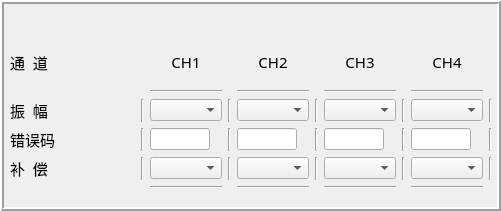
       <widget class="QFrame" name="frame_20">
        <property name="geometry">
         <rect>
          <x>500</x>
          <y>30</y>
          <width>501</width>
          <height>211</height>
         </rect>
        </property>
        <property name="frameShape">
         <enum>QFrame::Box</enum>
        </property>
        <property name="frameShadow">
         <enum>QFrame::Raised</enum>
        </property>
        <property name="lineWidth">
         <number>2</number>
        </property>
        <widget class="QWidget" name="gridLayoutWidget_6">
         <property name="geometry">
          <rect>
           <x>10</x>
           <y>40</y>
           <width>482</width>
           <height>149</height>
          </rect>
         </property>
         <layout class="QGridLayout" name="gridLayout_6">
          <item row="2" column="3">
           <widget class="Line" name="line_25">
            <property name="orientation">
             <enum>Qt::Vertical</enum>
            </property>
           </widget>
          </item>
          <item row="2" column="0">
           <widget class="QLabel" name="label_45">
            <property name="font">
             <font>
              <family>黑体</family>
              <pointsize>11</pointsize>
             </font>
            </property>
            <property name="text">
             <string>振  幅</string>
            </property>
           </widget>
          </item>
          <item row="4" column="9">
           <widget class="Line" name="line_26">
            <property name="orientation">
             <enum>Qt::Vertical</enum>
            </property>
           </widget>
          </item>
          <item row="3" column="2">
           <widget class="QLineEdit" name="comboBox_WMB_ERROR_CH1_2">
            <property name="maximumSize">
             <size>
              <width>60</width>
              <height>16777215</height>
             </size>
            </property>
            <property name="alignment">
             <set>Qt::AlignCenter</set>
            </property>
           </widget>
          </item>
          <item row="0" column="6">
           <widget class="QLabel" name="label_46">
            <property name="font">
             <font>
              <family>黑体</family>
              <pointsize>11</pointsize>
             </font>
            </property>
            <property name="text">
             <string>CH3</string>
            </property>
            <property name="alignment">
             <set>Qt::AlignCenter</set>
            </property>
           </widget>
          </item>
          <item row="3" column="5">
           <widget class="Line" name="line_27">
            <property name="orientation">
             <enum>Qt::Vertical</enum>
            </property>
           </widget>
          </item>
          <item row="1" column="8">
           <widget class="Line" name="line_28">
            <property name="orientation">
             <enum>Qt::Horizontal</enum>
            </property>
           </widget>
          </item>
          <item row="2" column="9">
           <widget class="Line" name="line_29">
            <property name="orientation">
             <enum>Qt::Vertical</enum>
            </property>
           </widget>
          </item>
          <item row="4" column="3">
           <widget class="Line" name="line_30">
            <property name="orientation">
             <enum>Qt::Vertical</enum>
            </property>
           </widget>
          </item>
          <item row="4" column="0">
           <widget class="QLabel" name="label_47">
            <property name="font">
             <font>
              <family>黑体</family>
              <pointsize>11</pointsize>
             </font>
            </property>
            <property name="text">
             <string>补  偿</string>
            </property>
           </widget>
          </item>
          <item row="4" column="1">
           <widget class="Line" name="line_31">
            <property name="orientation">
             <enum>Qt::Vertical</enum>
            </property>
           </widget>
          </item>
          <item row="3" column="0">
           <widget class="QLabel" name="label_51">
            <property name="font">
             <font>
              <family>黑体</family>
              <pointsize>11</pointsize>
             </font>
            </property>
            <property name="text">
             <string>错误码</string>
            </property>
           </widget>
          </item>
          <item row="3" column="3">
           <widget class="Line" name="line_32">
            <property name="orientation">
             <enum>Qt::Vertical</enum>
            </property>
           </widget>
          </item>
          <item row="0" column="4">
           <widget class="QLabel" name="label_52">
            <property name="font">
             <font>
              <family>黑体</family>
              <pointsize>11</pointsize>
             </font>
            </property>
            <property name="text">
             <string>CH2</string>
            </property>
            <property name="alignment">
             <set>Qt::AlignCenter</set>
            </property>
           </widget>
          </item>
          <item row="2" column="1">
           <widget class="Line" name="line_33">
            <property name="orientation">
             <enum>Qt::Vertical</enum>
            </property>
           </widget>
          </item>
          <item row="3" column="7">
           <widget class="Line" name="line_34">
            <property name="orientation">
             <enum>Qt::Vertical</enum>
            </property>
           </widget>
          </item>
          <item row="2" column="7">
           <widget class="Line" name="line_35">
            <property name="orientation">
             <enum>Qt::Vertical</enum>
            </property>
           </widget>
          </item>
          <item row="2" column="5">
           <widget class="Line" name="line_36">
            <property name="orientation">
             <enum>Qt::Vertical</enum>
            </property>
           </widget>
          </item>
          <item row="0" column="0">
           <widget class="QLabel" name="label_53">
            <property name="font">
             <font>
              <family>黑体</family>
              <pointsize>11</pointsize>
             </font>
            </property>
            <property name="text">
             <string>通  道</string>
            </property>
           </widget>
          </item>
          <item row="4" column="7">
           <widget class="Line" name="line_37">
            <property name="orientation">
             <enum>Qt::Vertical</enum>
            </property>
           </widget>
          </item>
          <item row="1" column="6">
           <widget class="Line" name="line_38">
            <property name="orientation">
             <enum>Qt::Horizontal</enum>
            </property>
           </widget>
          </item>
          <item row="3" column="6">
           <widget class="QLineEdit" name="comboBox_WMB_ERROR_CH3_2">
            <property name="maximumSize">
             <size>
              <width>60</width>
              <height>16777215</height>
             </size>
            </property>
            <property name="alignment">
             <set>Qt::AlignBottom|Qt::AlignHCenter</set>
            </property>
           </widget>
          </item>
          <item row="0" column="2">
           <widget class="QLabel" name="label_54">
            <property name="font">
             <font>
              <family>黑体</family>
              <pointsize>11</pointsize>
             </font>
            </property>
            <property name="layoutDirection">
             <enum>Qt::RightToLeft</enum>
            </property>
            <property name="text">
             <string>CH1</string>
            </property>
            <property name="alignment">
             <set>Qt::AlignCenter</set>
            </property>
           </widget>
          </item>
          <item row="4" column="5">
           <widget class="Line" name="line_39">
            <property name="orientation">
             <enum>Qt::Vertical</enum>
            </property>
           </widget>
          </item>
          <item row="0" column="8">
           <widget class="QLabel" name="label_55">
            <property name="font">
             <font>
              <family>黑体</family>
              <pointsize>11</pointsize>
             </font>
            </property>
            <property name="text">
             <string>CH4</string>
            </property>
            <property name="alignment">
             <set>Qt::AlignCenter</set>
            </property>
           </widget>
          </item>
          <item row="3" column="4">
           <widget class="QLineEdit" name="comboBox_WMB_ERROR_CH2_2">
            <property name="maximumSize">
             <size>
              <width>60</width>
              <height>16777215</height>
             </size>
            </property>
            <property name="alignment">
             <set>Qt::AlignCenter</set>
            </property>
           </widget>
          </item>
          <item row="3" column="8">
           <widget class="QLineEdit" name="comboBox_WMB_ERROR_CH4_2">
            <property name="maximumSize">
             <size>
              <width>60</width>
              <height>16777215</height>
             </size>
            </property>
            <property name="alignment">
             <set>Qt::AlignCenter</set>
            </property>
           </widget>
          </item>
          <item row="3" column="9">
           <widget class="Line" name="line_40">
            <property name="orientation">
             <enum>Qt::Vertical</enum>
            </property>
           </widget>
          </item>
          <item row="3" column="1">
           <widget class="Line" name="line_41">
            <property name="orientation">
             <enum>Qt::Vertical</enum>
            </property>
           </widget>
          </item>
          <item row="1" column="2">
           <widget class="Line" name="line_42">
            <property name="orientation">
             <enum>Qt::Horizontal</enum>
            </property>
           </widget>
          </item>
          <item row="5" column="2">
           <widget class="Line" name="line_43">
            <property name="orientation">
             <enum>Qt::Horizontal</enum>
            </property>
           </widget>
          </item>
          <item row="5" column="4">
           <widget class="Line" name="line_44">
            <property name="orientation">
             <enum>Qt::Horizontal</enum>
            </property>
           </widget>
          </item>
          <item row="5" column="6">
           <widget class="Line" name="line_45">
            <property name="orientation">
             <enum>Qt::Horizontal</enum>
            </property>
           </widget>
          </item>
          <item row="5" column="8">
           <widget class="Line" name="line_46">
            <property name="orientation">
             <enum>Qt::Horizontal</enum>
            </property>
           </widget>
          </item>
          <item row="1" column="4">
           <widget class="Line" name="line_47">
            <property name="orientation">
             <enum>Qt::Horizontal</enum>
            </property>
           </widget>
          </item>
          <item row="2" column="2">
           <widget class="QComboBox" name="comboBox_WMB_ZF_CH1"/>
          </item>
          <item row="2" column="4">
           <widget class="QComboBox" name="comboBox_WMB_ZF_CH2_2"/>
          </item>
          <item row="2" column="6">
           <widget class="QComboBox" name="comboBox_WMB_ZF_CH3_2"/>
          </item>
          <item row="2" column="8">
           <widget class="QComboBox" name="comboBox_WMB_ZF_CH4_2"/>
          </item>
          <item row="4" column="2">
           <widget class="QComboBox" name="comboBox_WMB_BC_CH1_2"/>
          </item>
          <item row="4" column="4">
           <widget class="QComboBox" name="comboBox_WMB_BC_CH2_2"/>
          </item>
          <item row="4" column="6">
           <widget class="QComboBox" name="comboBox_WMB_BC_CH3_2"/>
          </item>
          <item row="4" column="8">
           <widget class="QComboBox" name="comboBox_WMB_BC_CH4_2"/>
          </item>
         </layout>
        </widget>
       </widget>
